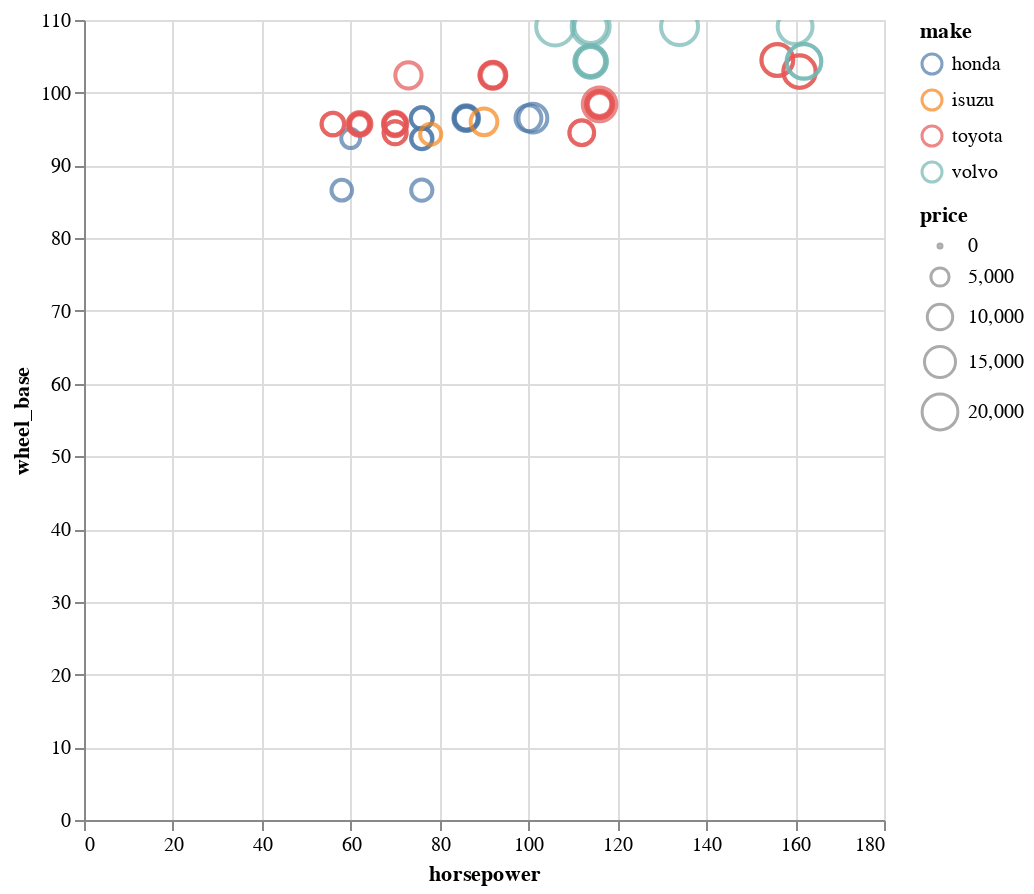

Notebook code cell kept with this figure:
### Code cell
# altair
scatter = alt.Chart(df_cars_tmp).mark_point().encode(
    x='horsepower',
    y='wheel_base',
    color = 'make',
    size = 'price',
    tooltip=['horsepower','wheel_base','fuel_type','num_doors' ,'make', 'price']
) #Show the component when you hover your mouse over it.
scatter.properties(
    width=400,
    height=400
).interactive()

### Figure 1 — Vega-Lite specification as saved in the notebook (floating-point values rounded to 4 significant figures)
{"config": {"view": {"continuousWidth": 400, "continuousHeight": 300}}, "data": {"name": "data-69440a9d35560baee121ba910d550a0d"}, "mark": "point", "encoding": {"color": {"field": "make", "type": "nominal"}, "size": {"field": "price", "type": "quantitative"}, "tooltip": [{"field": "horsepower", "type": "quantitative"}, {"field": "wheel_base", "type": "quantitative"}, {"field": "fuel_type", "type": "nominal"}, {"field": "num_doors", "type": "nominal"}, {"field": "make", "type": "nominal"}, {"field": "price", "type": "quantitative"}], "x": {"field": "horsepower", "type": "quantitative"}, "y": {"field": "wheel_base", "type": "quantitative"}}, "height": 400, "selection": {"selector003": {"type": "interval", "bind": "scales", "encodings": ["x", "y"]}}, "width": 400, "$schema": "https://vega.github.io/schema/vega-lite/v4.17.0.json", "datasets": {"data-69440a9d35560baee121ba910d550a0d": [{"symboling": 2, "normalized_losses": 137.0, "make": "honda", "fuel_type": "gas", "aspiration": "std", "num_doors": "two", "body_style": "hatchback", "drive_wheels": "fwd", "engine_location": "front", "wheel_base": 86.6, "length": 144.6, "width": 63.9, "height": 50.8, "curb_weight": 1713, "engine_type": "ohc", "num_cylinders": "four", "engine_size": 92, "fuel_system": "1bbl", "bore": 2.91, "stroke": 3.41, "compression_ratio": 9.6, "horsepower": 58.0, "peak_rpm": 4800.0, "city_mpg": 49, "highway_mpg": 54, "price": 6479.0}, {"symboling": 2, "normalized_losses": 137.0, "make": "honda", "fuel_type": "gas", "aspiration": "std", "num_doors": "two", "body_style": "hatchback", "drive_wheels": "fwd", "engine_location": "front", "wheel_base": 86.6, "length": 144.6, "width": 63.9, "height": 50.8, "curb_weight": 1819, "engine_type": "ohc", "num_cylinders": "four", "engine_size": 92, "fuel_system": "1bbl", "bore": 2.91, "stroke": 3.41, "compression_ratio": 9.2, "horsepower": 76.0, "peak_rpm": 6000.0, "city_mpg": 31, "highway_mpg": 38, "price": 6855.0}, {"symboling": 1, "normalized_losses": 101.0, "make": "honda", "fuel_type": "gas", "aspiration": "std", "num_doors": "two", "body_style": "hatchback", "drive_wheels": "fwd", "engine_location": "front", "wheel_base": 93.7, "length": 150.0, "width": 64.0, "height": 52.6, "curb_weight": 1837, "engine_type": "ohc", "num_cylinders": "four", "engine_size": 79, "fuel_system": "1bbl", "bore": 2.91, "stroke": 3.07, "compression_ratio": 10.1, "horsepower": 60.0, "peak_rpm": 5500.0, "city_mpg": 38, "highway_mpg": 42, "price": 5399.0}, {"symboling": 1, "normalized_losses": 101.0, "make": "honda", "fuel_type": "gas", "aspiration": "std", "num_doors": "two", "body_style": "hatchback", "drive_wheels": "fwd", "engine_location": "front", "wheel_base": 93.7, "length": 150.0, "width": 64.0, "height": 52.6, "curb_weight": 1940, "engine_type": "ohc", "num_cylinders": "four", "engine_size": 92, "fuel_system": "1bbl", "bore": 2.91, "stroke": 3.41, "compression_ratio": 9.2, "horsepower": 76.0, "peak_rpm": 6000.0, "city_mpg": 30, "highway_mpg": 34, "price": 6529.0}, {"symboling": 1, "normalized_losses": 101.0, "make": "honda", "fuel_type": "gas", "aspiration": "std", "num_doors": "two", "body_style": "hatchback", "drive_wheels": "fwd", "engine_location": "front", "wheel_base": 93.7, "length": 150.0, "width": 64.0, "height": 52.6, "curb_weight": 1956, "engine_type": "ohc", "num_cylinders": "four", "engine_size": 92, "fuel_system": "1bbl", "bore": 2.91, "stroke": 3.41, "compression_ratio": 9.2, "horsepower": 76.0, "peak_rpm": 6000.0, "city_mpg": 30, "highway_mpg": 34, "price": 7129.0}, {"symboling": 0, "normalized_losses": 110.0, "make": "honda", "fuel_type": "gas", "aspiration": "std", "num_doors": "four", "body_style": "sedan", "drive_wheels": "fwd", "engine_location": "front", "wheel_base": 96.5, "length": 163.4, "width": 64.0, "height": 54.5, "curb_weight": 2010, "engine_type": "ohc", "num_cylinders": "four", "engine_size": 92, "fuel_system": "1bbl", "bore": 2.91, "stroke": 3.41, "compression_ratio": 9.2, "horsepower": 76.0, "peak_rpm": 6000.0, "city_mpg": 30, "highway_mpg": 34, "price": 7295.0}, {"symboling": 0, "normalized_losses": 78.0, "make": "honda", "fuel_type": "gas", "aspiration": "std", "num_doors": "four", "body_style": "wagon", "drive_wheels": "fwd", "engine_location": "front", "wheel_base": 96.5, "length": 157.1, "width": 63.9, "height": 58.3, "curb_weight": 2024, "engine_type": "ohc", "num_cylinders": "four", "engine_size": 92, "fuel_system": "1bbl", "bore": 2.92, "stroke": 3.41, "compression_ratio": 9.2, "horsepower": 76.0, "peak_rpm": 6000.0, "city_mpg": 30, "highway_mpg": 34, "price": 7295.0}, {"symboling": 0, "normalized_losses": 106.0, "make": "honda", "fuel_type": "gas", "aspiration": "std", "num_doors": "two", "body_style": "hatchback", "drive_wheels": "fwd", "engine_location": "front", "wheel_base": 96.5, "length": 167.5, "width": 65.2, "height": 53.3, "curb_weight": 2236, "engine_type": "ohc", "num_cylinders": "four", "engine_size": 110, "fuel_system": "1bbl", "bore": 3.15, "stroke": 3.58, "compression_ratio": 9.0, "horsepower": 86.0, "peak_rpm": 5800.0, "city_mpg": 27, "highway_mpg": 33, "price": 7895.0}, {"symboling": 0, "normalized_losses": 106.0, "make": "honda", "fuel_type": "gas", "aspiration": "std", "num_doors": "two", "body_style": "hatchback", "drive_wheels": "fwd", "engine_location": "front", "wheel_base": 96.5, "length": 167.5, "width": 65.2, "height": 53.3, "curb_weight": 2289, "engine_type": "ohc", "num_cylinders": "four", "engine_size": 110, "fuel_system": "1bbl", "bore": 3.15, "stroke": 3.58, "compression_ratio": 9.0, "horsepower": 86.0, "peak_rpm": 5800.0, "city_mpg": 27, "highway_mpg": 33, "price": 9095.0}, {"symboling": 0, "normalized_losses": 85.0, "make": "honda", "fuel_type": "gas", "aspiration": "std", "num_doors": "four", "body_style": "sedan", "drive_wheels": "fwd", "engine_location": "front", "wheel_base": 96.5, "length": 175.4, "width": 65.2, "height": 54.1, "curb_weight": 2304, "engine_type": "ohc", "num_cylinders": "four", "engine_size": 110, "fuel_system": "1bbl", "bore": 3.15, "stroke": 3.58, "compression_ratio": 9.0, "horsepower": 86.0, "peak_rpm": 5800.0, "city_mpg": 27, "highway_mpg": 33, "price": 8845.0}, {"symboling": 0, "normalized_losses": 85.0, "make": "honda", "fuel_type": "gas", "aspiration": "std", "num_doors": "four", "body_style": "sedan", "drive_wheels": "fwd", "engine_location": "front", "wheel_base": 96.5, "length": 175.4, "width": 62.5, "height": 54.1, "curb_weight": 2372, "engine_type": "ohc", "num_cylinders": "four", "engine_size": 110, "fuel_system": "1bbl", "bore": 3.15, "stroke": 3.58, "compression_ratio": 9.0, "horsepower": 86.0, "peak_rpm": 5800.0, "city_mpg": 27, "highway_mpg": 33, "price": 10300.0}, {"symboling": 0, "normalized_losses": 85.0, "make": "honda", "fuel_type": "gas", "aspiration": "std", "num_doors": "four", "body_style": "sedan", "drive_wheels": "fwd", "engine_location": "front", "wheel_base": 96.5, "length": 175.4, "width": 65.2, "height": 54.1, "curb_weight": 2465, "engine_type": "ohc", "num_cylinders": "four", "engine_size": 110, "fuel_system": "mpfi", "bore": 3.15, "stroke": 3.58, "compression_ratio": 9.0, "horsepower": 101.0, "peak_rpm": 5800.0, "city_mpg": 24, "highway_mpg": 28, "price": 12940.0}, {"symboling": 1, "normalized_losses": 107.0, "make": "honda", "fuel_type": "gas", "aspiration": "std", "num_doors": "two", "body_style": "sedan", "drive_wheels": "fwd", "engine_location": "front", "wheel_base": 96.5, "length": 169.1, "width": 66.0, "height": 51.0, "curb_weight": 2293, "engine_type": "ohc", "num_cylinders": "four", "engine_size": 110, "fuel_system": "2bbl", "bore": 3.15, "stroke": 3.58, "compression_ratio": 9.1, "horsepower": 100.0, "peak_rpm": 5500.0, "city_mpg": 25, "highway_mpg": 31, "price": 10340.0}, {"symboling": 0, "normalized_losses": null, "make": "isuzu", "fuel_type": "gas", "aspiration": "std", "num_doors": "four", "body_style": "sedan", "drive_wheels": "rwd", "engine_location": "front", "wheel_base": 94.3, "length": 170.7, "width": 61.8, "height": 53.5, "curb_weight": 2337, "engine_type": "ohc", "num_cylinders": "four", "engine_size": 111, "fuel_system": "2bbl", "bore": 3.31, "stroke": 3.23, "compression_ratio": 8.5, "horsepower": 78.0, "peak_rpm": 4800.0, "city_mpg": 24, "highway_mpg": 29, "price": 6785.0}, {"symboling": 1, "normalized_losses": null, "make": "isuzu", "fuel_type": "gas", "aspiration": "std", "num_doors": "two", "body_style": "sedan", "drive_wheels": "fwd", "engine_location": "front", "wheel_base": 94.5, "length": 155.9, "width": 63.6, "height": 52.0, "curb_weight": 1874, "engine_type": "ohc", "num_cylinders": "four", "engine_size": 90, "fuel_system": "2bbl", "bore": 3.03, "stroke": 3.11, "compression_ratio": 9.6, "horsepower": 70.0, "peak_rpm": 5400.0, "city_mpg": 38, "highway_mpg": 43, "price": null}, {"symboling": 0, "normalized_losses": null, "make": "isuzu", "fuel_type": "gas", "aspiration": "std", "num_doors": "four", "body_style": "sedan", "drive_wheels": "fwd", "engine_location": "front", "wheel_base": 94.5, "length": 155.9, "width": 63.6, "height": 52.0, "curb_weight": 1909, "engine_type": "ohc", "num_cylinders": "four", "engine_size": 90, "fuel_system": "2bbl", "bore": 3.03, "stroke": 3.11, "compression_ratio": 9.6, "horsepower": 70.0, "peak_rpm": 5400.0, "city_mpg": 38, "highway_mpg": 43, "price": null}, {"symboling": 2, "normalized_losses": null, "make": "isuzu", "fuel_type": "gas", "aspiration": "std", "num_doors": "two", "body_style": "hatchback", "drive_wheels": "rwd", "engine_location": "front", "wheel_base": 96.0, "length": 172.6, "width": 65.2, "height": 51.4, "curb_weight": 2734, "engine_type": "ohc", "num_cylinders": "four", "engine_size": 119, "fuel_system": "spfi", "bore": 3.43, "stroke": 3.23, "compression_ratio": 9.2, "horsepower": 90.0, "peak_rpm": 5000.0, "city_mpg": 24, "highway_mpg": 29, "price": 11050.0}, {"symboling": 1, "normalized_losses": 87.0, "make": "toyota", "fuel_type": "gas", "aspiration": "std", "num_doors": "two", "body_style": "hatchback", "drive_wheels": "fwd", "engine_location": "front", "wheel_base": 95.7, "length": 158.7, "width": 63.6, "height": 54.5, "curb_weight": 1985, "engine_type": "ohc", "num_cylinders": "four", "engine_size": 92, "fuel_system": "2bbl", "bore": 3.05, "stroke": 3.03, "compression_ratio": 9.0, "horsepower": 62.0, "peak_rpm": 4800.0, "city_mpg": 35, "highway_mpg": 39, "price": 5348.0}, {"symboling": 1, "normalized_losses": 87.0, "make": "toyota", "fuel_type": "gas", "aspiration": "std", "num_doors": "two", "body_style": "hatchback", "drive_wheels": "fwd", "engine_location": "front", "wheel_base": 95.7, "length": 158.7, "width": 63.6, "height": 54.5, "curb_weight": 2040, "engine_type": "ohc", "num_cylinders": "four", "engine_size": 92, "fuel_system": "2bbl", "bore": 3.05, "stroke": 3.03, "compression_ratio": 9.0, "horsepower": 62.0, "peak_rpm": 4800.0, "city_mpg": 31, "highway_mpg": 38, "price": 6338.0}, {"symboling": 1, "normalized_losses": 74.0, "make": "toyota", "fuel_type": "gas", "aspiration": "std", "num_doors": "four", "body_style": "hatchback", "drive_wheels": "fwd", "engine_location": "front", "wheel_base": 95.7, "length": 158.7, "width": 63.6, "height": 54.5, "curb_weight": 2015, "engine_type": "ohc", "num_cylinders": "four", "engine_size": 92, "fuel_system": "2bbl", "bore": 3.05, "stroke": 3.03, "compression_ratio": 9.0, "horsepower": 62.0, "peak_rpm": 4800.0, "city_mpg": 31, "highway_mpg": 38, "price": 6488.0}, {"symboling": 0, "normalized_losses": 77.0, "make": "toyota", "fuel_type": "gas", "aspiration": "std", "num_doors": "four", "body_style": "wagon", "drive_wheels": "fwd", "engine_location": "front", "wheel_base": 95.7, "length": 169.7, "width": 63.6, "height": 59.1, "curb_weight": 2280, "engine_type": "ohc", "num_cylinders": "four", "engine_size": 92, "fuel_system": "2bbl", "bore": 3.05, "stroke": 3.03, "compression_ratio": 9.0, "horsepower": 62.0, "peak_rpm": 4800.0, "city_mpg": 31, "highway_mpg": 37, "price": 6918.0}, {"symboling": 0, "normalized_losses": 81.0, "make": "toyota", "fuel_type": "gas", "aspiration": "std", "num_doors": "four", "body_style": "wagon", "drive_wheels": "4wd", "engine_location": "front", "wheel_base": 95.7, "length": 169.7, "width": 63.6, "height": 59.1, "curb_weight": 2290, "engine_type": "ohc", "num_cylinders": "four", "engine_size": 92, "fuel_system": "2bbl", "bore": 3.05, "stroke": 3.03, "compression_ratio": 9.0, "horsepower": 62.0, "peak_rpm": 4800.0, "city_mpg": 27, "highway_mpg": 32, "price": 7898.0}, {"symboling": 0, "normalized_losses": 91.0, "make": "toyota", "fuel_type": "gas", "aspiration": "std", "num_doors": "four", "body_style": "wagon", "drive_wheels": "4wd", "engine_location": "front", "wheel_base": 95.7, "length": 169.7, "width": 63.6, "height": 59.1, "curb_weight": 3110, "engine_type": "ohc", "num_cylinders": "four", "engine_size": 92, "fuel_system": "2bbl", "bore": 3.05, "stroke": 3.03, "compression_ratio": 9.0, "horsepower": 62.0, "peak_rpm": 4800.0, "city_mpg": 27, "highway_mpg": 32, "price": 8778.0}, {"symboling": 0, "normalized_losses": 91.0, "make": "toyota", "fuel_type": "gas", "aspiration": "std", "num_doors": "four", "body_style": "sedan", "drive_wheels": "fwd", "engine_location": "front", "wheel_base": 95.7, "length": 166.3, "width": 64.4, "height": 53.0, "curb_weight": 2081, "engine_type": "ohc", "num_cylinders": "four", "engine_size": 98, "fuel_system": "2bbl", "bore": 3.19, "stroke": 3.03, "compression_ratio": 9.0, "horsepower": 70.0, "peak_rpm": 4800.0, "city_mpg": 30, "highway_mpg": 37, "price": 6938.0}, {"symboling": 0, "normalized_losses": 91.0, "make": "toyota", "fuel_type": "gas", "aspiration": "std", "num_doors": "four", "body_style": "hatchback", "drive_wheels": "fwd", "engine_location": "front", "wheel_base": 95.7, "length": 166.3, "width": 64.4, "height": 52.8, "curb_weight": 2109, "engine_type": "ohc", "num_cylinders": "four", "engine_size": 98, "fuel_system": "2bbl", "bore": 3.19, "stroke": 3.03, "compression_ratio": 9.0, "horsepower": 70.0, "peak_rpm": 4800.0, "city_mpg": 30, "highway_mpg": 37, "price": 7198.0}, {"symboling": 0, "normalized_losses": 91.0, "make": "toyota", "fuel_type": "diesel", "aspiration": "std", "num_doors": "four", "body_style": "sedan", "drive_wheels": "fwd", "engine_location": "front", "wheel_base": 95.7, "length": 166.3, "width": 64.4, "height": 53.0, "curb_weight": 2275, "engine_type": "ohc", "num_cylinders": "four", "engine_size": 110, "fuel_system": "idi", "bore": 3.27, "stroke": 3.35, "compression_ratio": 22.5, "horsepower": 56.0, "peak_rpm": 4500.0, "city_mpg": 34, "highway_mpg": 36, "price": 7898.0}, {"symboling": 0, "normalized_losses": 91.0, "make": "toyota", "fuel_type": "diesel", "aspiration": "std", "num_doors": "four", "body_style": "hatchback", "drive_wheels": "fwd", "engine_location": "front", "wheel_base": 95.7, "length": 166.3, "width": 64.4, "height": 52.8, "curb_weight": 2275, "engine_type": "ohc", "num_cylinders": "four", "engine_size": 110, "fuel_system": "idi", "bore": 3.27, "stroke": 3.35, "compression_ratio": 22.5, "horsepower": 56.0, "peak_rpm": 4500.0, "city_mpg": 38, "highway_mpg": 47, "price": 7788.0}, {"symboling": 0, "normalized_losses": 91.0, "make": "toyota", "fuel_type": "gas", "aspiration": "std", "num_doors": "four", "body_style": "sedan", "drive_wheels": "fwd", "engine_location": "front", "wheel_base": 95.7, "length": 166.3, "width": 64.4, "height": 53.0, "curb_weight": 2094, "engine_type": "ohc", "num_cylinders": "four", "engine_size": 98, "fuel_system": "2bbl", "bore": 3.19, "stroke": 3.03, "compression_ratio": 9.0, "horsepower": 70.0, "peak_rpm": 4800.0, "city_mpg": 38, "highway_mpg": 47, "price": 7738.0}, {"symboling": 0, "normalized_losses": 91.0, "make": "toyota", "fuel_type": "gas", "aspiration": "std", "num_doors": "four", "body_style": "hatchback", "drive_wheels": "fwd", "engine_location": "front", "wheel_base": 95.7, "length": 166.3, "width": 64.4, "height": 52.8, "curb_weight": 2122, "engine_type": "ohc", "num_cylinders": "four", "engine_size": 98, "fuel_system": "2bbl", "bore": 3.19, "stroke": 3.03, "compression_ratio": 9.0, "horsepower": 70.0, "peak_rpm": 4800.0, "city_mpg": 28, "highway_mpg": 34, "price": 8358.0}, {"symboling": 0, "normalized_losses": 91.0, "make": "toyota", "fuel_type": "gas", "aspiration": "std", "num_doors": "four", "body_style": "sedan", "drive_wheels": "fwd", "engine_location": "front", "wheel_base": 95.7, "length": 166.3, "width": 64.4, "height": 52.8, "curb_weight": 2140, "engine_type": "ohc", "num_cylinders": "four", "engine_size": 98, "fuel_system": "2bbl", "bore": 3.19, "stroke": 3.03, "compression_ratio": 9.0, "horsepower": 70.0, "peak_rpm": 4800.0, "city_mpg": 28, "highway_mpg": 34, "price": 9258.0}, {"symboling": 1, "normalized_losses": 168.0, "make": "toyota", "fuel_type": "gas", "aspiration": "std", "num_doors": "two", "body_style": "sedan", "drive_wheels": "rwd", "engine_location": "front", "wheel_base": 94.5, "length": 168.7, "width": 64.0, "height": 52.6, "curb_weight": 2169, "engine_type": "ohc", "num_cylinders": "four", "engine_size": 98, "fuel_system": "2bbl", "bore": 3.19, "stroke": 3.03, "compression_ratio": 9.0, "horsepower": 70.0, "peak_rpm": 4800.0, "city_mpg": 29, "highway_mpg": 34, "price": 8058.0}, {"symboling": 1, "normalized_losses": 168.0, "make": "toyota", "fuel_type": "gas", "aspiration": "std", "num_doors": "two", "body_style": "hatchback", "drive_wheels": "rwd", "engine_location": "front", "wheel_base": 94.5, "length": 168.7, "width": 64.0, "height": 52.6, "curb_weight": 2204, "engine_type": "ohc", "num_cylinders": "four", "engine_size": 98, "fuel_system": "2bbl", "bore": 3.19, "stroke": 3.03, "compression_ratio": 9.0, "horsepower": 70.0, "peak_rpm": 4800.0, "city_mpg": 29, "highway_mpg": 34, "price": 8238.0}, {"symboling": 1, "normalized_losses": 168.0, "make": "toyota", "fuel_type": "gas", "aspiration": "std", "num_doors": "two", "body_style": "sedan", "drive_wheels": "rwd", "engine_location": "front", "wheel_base": 94.5, "length": 168.7, "width": 64.0, "height": 52.6, "curb_weight": 2265, "engine_type": "dohc", "num_cylinders": "four", "engine_size": 98, "fuel_system": "mpfi", "bore": 3.24, "stroke": 3.08, "compression_ratio": 9.4, "horsepower": 112.0, "peak_rpm": 6600.0, "city_mpg": 26, "highway_mpg": 29, "price": 9298.0}, {"symboling": 1, "normalized_losses": 168.0, "make": "toyota", "fuel_type": "gas", "aspiration": "std", "num_doors": "two", "body_style": "hatchback", "drive_wheels": "rwd", "engine_location": "front", "wheel_base": 94.5, "length": 168.7, "width": 64.0, "height": 52.6, "curb_weight": 2300, "engine_type": "dohc", "num_cylinders": "four", "engine_size": 98, "fuel_system": "mpfi", "bore": 3.24, "stroke": 3.08, "compression_ratio": 9.4, "horsepower": 112.0, "peak_rpm": 6600.0, "city_mpg": 26, "highway_mpg": 29, "price": 9538.0}, {"symboling": 2, "normalized_losses": 134.0, "make": "toyota", "fuel_type": "gas", "aspiration": "std", "num_doors": "two", "body_style": "hardtop", "drive_wheels": "rwd", "engine_location": "front", "wheel_base": 98.4, "length": 176.2, "width": 65.6, "height": 52.0, "curb_weight": 2540, "engine_type": "ohc", "num_cylinders": "four", "engine_size": 146, "fuel_system": "mpfi", "bore": 3.62, "stroke": 3.5, "compression_ratio": 9.3, "horsepower": 116.0, "peak_rpm": 4800.0, "city_mpg": 24, "highway_mpg": 30, "price": 8449.0}, {"symboling": 2, "normalized_losses": 134.0, "make": "toyota", "fuel_type": "gas", "aspiration": "std", "num_doors": "two", "body_style": "hardtop", "drive_wheels": "rwd", "engine_location": "front", "wheel_base": 98.4, "length": 176.2, "width": 65.6, "height": 52.0, "curb_weight": 2536, "engine_type": "ohc", "num_cylinders": "four", "engine_size": 146, "fuel_system": "mpfi", "bore": 3.62, "stroke": 3.5, "compression_ratio": 9.3, "horsepower": 116.0, "peak_rpm": 4800.0, "city_mpg": 24, "highway_mpg": 30, "price": 9639.0}, {"symboling": 2, "normalized_losses": 134.0, "make": "toyota", "fuel_type": "gas", "aspiration": "std", "num_doors": "two", "body_style": "hatchback", "drive_wheels": "rwd", "engine_location": "front", "wheel_base": 98.4, "length": 176.2, "width": 65.6, "height": 52.0, "curb_weight": 2551, "engine_type": "ohc", "num_cylinders": "four", "engine_size": 146, "fuel_system": "mpfi", "bore": 3.62, "stroke": 3.5, "compression_ratio": 9.3, "horsepower": 116.0, "peak_rpm": 4800.0, "city_mpg": 24, "highway_mpg": 30, "price": 9989.0}, {"symboling": 2, "normalized_losses": 134.0, "make": "toyota", "fuel_type": "gas", "aspiration": "std", "num_doors": "two", "body_style": "hardtop", "drive_wheels": "rwd", "engine_location": "front", "wheel_base": 98.4, "length": 176.2, "width": 65.6, "height": 52.0, "curb_weight": 2679, "engine_type": "ohc", "num_cylinders": "four", "engine_size": 146, "fuel_system": "mpfi", "bore": 3.62, "stroke": 3.5, "compression_ratio": 9.3, "horsepower": 116.0, "peak_rpm": 4800.0, "city_mpg": 24, "highway_mpg": 30, "price": 11200.0}, {"symboling": 2, "normalized_losses": 134.0, "make": "toyota", "fuel_type": "gas", "aspiration": "std", "num_doors": "two", "body_style": "hatchback", "drive_wheels": "rwd", "engine_location": "front", "wheel_base": 98.4, "length": 176.2, "width": 65.6, "height": 52.0, "curb_weight": 2714, "engine_type": "ohc", "num_cylinders": "four", "engine_size": 146, "fuel_system": "mpfi", "bore": 3.62, "stroke": 3.5, "compression_ratio": 9.3, "horsepower": 116.0, "peak_rpm": 4800.0, "city_mpg": 24, "highway_mpg": 30, "price": 11550.0}, {"symboling": 2, "normalized_losses": 134.0, "make": "toyota", "fuel_type": "gas", "aspiration": "std", "num_doors": "two", "body_style": "convertible", "drive_wheels": "rwd", "engine_location": "front", "wheel_base": 98.4, "length": 176.2, "width": 65.6, "height": 53.0, "curb_weight": 2975, "engine_type": "ohc", "num_cylinders": "four", "engine_size": 146, "fuel_system": "mpfi", "bore": 3.62, "stroke": 3.5, "compression_ratio": 9.3, "horsepower": 116.0, "peak_rpm": 4800.0, "city_mpg": 24, "highway_mpg": 30, "price": 17670.0}, {"symboling": -1, "normalized_losses": 65.0, "make": "toyota", "fuel_type": "gas", "aspiration": "std", "num_doors": "four", "body_style": "sedan", "drive_wheels": "fwd", "engine_location": "front", "wheel_base": 102.4, "length": 175.6, "width": 66.5, "height": 54.9, "curb_weight": 2326, "engine_type": "ohc", "num_cylinders": "four", "engine_size": 122, "fuel_system": "mpfi", "bore": 3.31, "stroke": 3.54, "compression_ratio": 8.7, "horsepower": 92.0, "peak_rpm": 4200.0, "city_mpg": 29, "highway_mpg": 34, "price": 8948.0}, {"symboling": -1, "normalized_losses": 65.0, "make": "toyota", "fuel_type": "diesel", "aspiration": "turbo", "num_doors": "four", "body_style": "sedan", "drive_wheels": "fwd", "engine_location": "front", "wheel_base": 102.4, "length": 175.6, "width": 66.5, "height": 54.9, "curb_weight": 2480, "engine_type": "ohc", "num_cylinders": "four", "engine_size": 110, "fuel_system": "idi", "bore": 3.27, "stroke": 3.35, "compression_ratio": 22.5, "horsepower": 73.0, "peak_rpm": 4500.0, "city_mpg": 30, "highway_mpg": 33, "price": 10700.0}, {"symboling": -1, "normalized_losses": 65.0, "make": "toyota", "fuel_type": "gas", "aspiration": "std", "num_doors": "four", "body_style": "hatchback", "drive_wheels": "fwd", "engine_location": "front", "wheel_base": 102.4, "length": 175.6, "width": 66.5, "height": 53.9, "curb_weight": 2414, "engine_type": "ohc", "num_cylinders": "four", "engine_size": 122, "fuel_system": "mpfi", "bore": 3.31, "stroke": 3.54, "compression_ratio": 8.7, "horsepower": 92.0, "peak_rpm": 4200.0, "city_mpg": 27, "highway_mpg": 32, "price": 9988.0}, {"symboling": -1, "normalized_losses": 65.0, "make": "toyota", "fuel_type": "gas", "aspiration": "std", "num_doors": "four", "body_style": "sedan", "drive_wheels": "fwd", "engine_location": "front", "wheel_base": 102.4, "length": 175.6, "width": 66.5, "height": 54.9, "curb_weight": 2414, "engine_type": "ohc", "num_cylinders": "four", "engine_size": 122, "fuel_system": "mpfi", "bore": 3.31, "stroke": 3.54, "compression_ratio": 8.7, "horsepower": 92.0, "peak_rpm": 4200.0, "city_mpg": 27, "highway_mpg": 32, "price": 10900.0}, {"symboling": -1, "normalized_losses": 65.0, "make": "toyota", "fuel_type": "gas", "aspiration": "std", "num_doors": "four", "body_style": "hatchback", "drive_wheels": "fwd", "engine_location": "front", "wheel_base": 102.4, "length": 175.6, "width": 66.5, "height": 53.9, "curb_weight": 2458, "engine_type": "ohc", "num_cylinders": "four", "engine_size": 122, "fuel_system": "mpfi", "bore": 3.31, "stroke": 3.54, "compression_ratio": 8.7, "horsepower": 92.0, "peak_rpm": 4200.0, "city_mpg": 27, "highway_mpg": 32, "price": 11250.0}, {"symboling": 3, "normalized_losses": 197.0, "make": "toyota", "fuel_type": "gas", "aspiration": "std", "num_doors": "two", "body_style": "hatchback", "drive_wheels": "rwd", "engine_location": "front", "wheel_base": 102.9, "length": 183.5, "width": 67.7, "height": 52.0, "curb_weight": 2976, "engine_type": "dohc", "num_cylinders": "six", "engine_size": 171, "fuel_system": "mpfi", "bore": 3.27, "stroke": 3.35, "compression_ratio": 9.3, "horsepower": 161.0, "peak_rpm": 5200.0, "city_mpg": 20, "highway_mpg": 24, "price": 16560.0}, {"symboling": 3, "normalized_losses": 197.0, "make": "toyota", "fuel_type": "gas", "aspiration": "std", "num_doors": "two", "body_style": "hatchback", "drive_wheels": "rwd", "engine_location": "front", "wheel_base": 102.9, "length": 183.5, "width": 67.7, "height": 52.0, "curb_weight": 3016, "engine_type": "dohc", "num_cylinders": "six", "engine_size": 171, "fuel_system": "mpfi", "bore": 3.27, "stroke": 3.35, "compression_ratio": 9.3, "horsepower": 161.0, "peak_rpm": 5200.0, "city_mpg": 19, "highway_mpg": 24, "price": 16000.0}, {"symboling": -1, "normalized_losses": 90.0, "make": "toyota", "fuel_type": "gas", "aspiration": "std", "num_doors": "four", "body_style": "sedan", "drive_wheels": "rwd", "engine_location": "front", "wheel_base": 104.5, "length": 187.8, "width": 66.5, "height": 54.1, "curb_weight": 3131, "engine_type": "dohc", "num_cylinders": "six", "engine_size": 171, "fuel_system": "mpfi", "bore": 3.27, "stroke": 3.35, "compression_ratio": 9.2, "horsepower": 156.0, "peak_rpm": 5200.0, "city_mpg": 20, "highway_mpg": 24, "price": 15690.0}, {"symboling": -1, "normalized_losses": null, "make": "toyota", "fuel_type": "gas", "aspiration": "std", "num_doors": "four", "body_style": "wagon", "drive_wheels": "rwd", "engine_location": "front", "wheel_base": 104.5, "length": 187.8, "width": 66.5, "height": 54.1, "curb_weight": 3151, "engine_type": "dohc", "num_cylinders": "six", "engine_size": 161, "fuel_system": "mpfi", "bore": 3.27, "stroke": 3.35, "compression_ratio": 9.2, "horsepower": 156.0, "peak_rpm": 5200.0, "city_mpg": 19, "highway_mpg": 24, "price": 15750.0}, {"symboling": -2, "normalized_losses": 103.0, "make": "volvo", "fuel_type": "gas", "aspiration": "std", "num_doors": "four", "body_style": "sedan", "drive_wheels": "rwd", "engine_location": "front", "wheel_base": 104.3, "length": 188.8, "width": 67.2, "height": 56.2, "curb_weight": 2912, "engine_type": "ohc", "num_cylinders": "four", "engine_size": 141, "fuel_system": "mpfi", "bore": 3.78, "stroke": 3.15, "compression_ratio": 9.5, "horsepower": 114.0, "peak_rpm": 5400.0, "city_mpg": 23, "highway_mpg": 28, "price": 12940.0}, {"symboling": -1, "normalized_losses": 74.0, "make": "volvo", "fuel_type": "gas", "aspiration": "std", "num_doors": "four", "body_style": "wagon", "drive_wheels": "rwd", "engine_location": "front", "wheel_base": 104.3, "length": 188.8, "width": 67.2, "height": 57.5, "curb_weight": 3034, "engine_type": "ohc", "num_cylinders": "four", "engine_size": 141, "fuel_system": "mpfi", "bore": 3.78, "stroke": 3.15, "compression_ratio": 9.5, "horsepower": 114.0, "peak_rpm": 5400.0, "city_mpg": 23, "highway_mpg": 28, "price": 13420.0}, {"symboling": -2, "normalized_losses": 103.0, "make": "volvo", "fuel_type": "gas", "aspiration": "std", "num_doors": "four", "body_style": "sedan", "drive_wheels": "rwd", "engine_location": "front", "wheel_base": 104.3, "length": 188.8, "width": 67.2, "height": 56.2, "curb_weight": 2935, "engine_type": "ohc", "num_cylinders": "four", "engine_size": 141, "fuel_system": "mpfi", "bore": 3.78, "stroke": 3.15, "compression_ratio": 9.5, "horsepower": 114.0, "peak_rpm": 5400.0, "city_mpg": 24, "highway_mpg": 28, "price": 15980.0}, {"symboling": -1, "normalized_losses": 74.0, "make": "volvo", "fuel_type": "gas", "aspiration": "std", "num_doors": "four", "body_style": "wagon", "drive_wheels": "rwd", "engine_location": "front", "wheel_base": 104.3, "length": 188.8, "width": 67.2, "height": 57.5, "curb_weight": 3042, "engine_type": "ohc", "num_cylinders": "four", "engine_size": 141, "fuel_system": "mpfi", "bore": 3.78, "stroke": 3.15, "compression_ratio": 9.5, "horsepower": 114.0, "peak_rpm": 5400.0, "city_mpg": 24, "highway_mpg": 28, "price": 16520.0}, {"symboling": -2, "normalized_losses": 103.0, "make": "volvo", "fuel_type": "gas", "aspiration": "turbo", "num_doors": "four", "body_style": "sedan", "drive_wheels": "rwd", "engine_location": "front", "wheel_base": 104.3, "length": 188.8, "width": 67.2, "height": 56.2, "curb_weight": 3045, "engine_type": "ohc", "num_cylinders": "four", "engine_size": 130, "fuel_system": "mpfi", "bore": 3.62, "stroke": 3.15, "compression_ratio": 7.5, "horsepower": 162.0, "peak_rpm": 5100.0, "city_mpg": 17, "highway_mpg": 22, "price": 18420.0}, {"symboling": -1, "normalized_losses": 74.0, "make": "volvo", "fuel_type": "gas", "aspiration": "turbo", "num_doors": "four", "body_style": "wagon", "drive_wheels": "rwd", "engine_location": "front", "wheel_base": 104.3, "length": 188.8, "width": 67.2, "height": 57.5, "curb_weight": 3157, "engine_type": "ohc", "num_cylinders": "four", "engine_size": 130, "fuel_system": "mpfi", "bore": 3.62, "stroke": 3.15, "compression_ratio": 7.5, "horsepower": 162.0, "peak_rpm": 5100.0, "city_mpg": 17, "highway_mpg": 22, "price": 18950.0}, {"symboling": -1, "normalized_losses": 95.0, "make": "volvo", "fuel_type": "gas", "aspiration": "std", "num_doors": "four", "body_style": "sedan", "drive_wheels": "rwd", "engine_location": "front", "wheel_base": 109.1, "length": 188.8, "width": 68.9, "height": 55.5, "curb_weight": 2952, "engine_type": "ohc", "num_cylinders": "four", "engine_size": 141, "fuel_system": "mpfi", "bore": 3.78, "stroke": 3.15, "compression_ratio": 9.5, "horsepower": 114.0, "peak_rpm": 5400.0, "city_mpg": 23, "highway_mpg": 28, "price": 16840.0}, {"symboling": -1, "normalized_losses": 95.0, "make": "volvo", "fuel_type": "gas", "aspiration": "turbo", "num_doors": "four", "body_style": "sedan", "drive_wheels": "rwd", "engine_location": "front", "wheel_base": 109.1, "length": 188.8, "width": 68.8, "height": 55.5, "curb_weight": 3049, "engine_type": "ohc", "num_cylinders": "four", "engine_size": 141, "fuel_system": "mpfi", "bore": 3.78, "stroke": 3.15, "compression_ratio": 8.7, "horsepower": 160.0, "peak_rpm": 5300.0, "city_mpg": 19, "highway_mpg": 25, "price": 19040.0}, {"symboling": -1, "normalized_losses": 95.0, "make": "volvo", "fuel_type": "gas", "aspiration": "std", "num_doors": "four", "body_style": "sedan", "drive_wheels": "rwd", "engine_location": "front", "wheel_base": 109.1, "length": 188.8, "width": 68.9, "height": 55.5, "curb_weight": 3012, "engine_type": "ohcv", "num_cylinders": "six", "engine_size": 173, "fuel_system": "mpfi", "bore": 3.58, "stroke": 2.87, "compression_ratio": 8.8, "horsepower": 134.0, "peak_rpm": 5500.0, "city_mpg": 18, "highway_mpg": 23, "price": 21480.0}, {"symboling": -1, "normalized_losses": 95.0, "make": "volvo", "fuel_type": "diesel", "aspiration": "turbo", "num_doors": "four", "body_style": "sedan", "drive_wheels": "rwd", "engine_location": "front", "wheel_base": 109.1, "length": 188.8, "width": 68.9, "height": 55.5, "curb_weight": 3217, "engine_type": "ohc", "num_cylinders": "six", "engine_size": 145, "fuel_system": "idi", "bore": 3.01, "stroke": 3.4, "compression_ratio": 23.0, "horsepower": 106.0, "peak_rpm": 4800.0, "city_mpg": 26, "highway_mpg": 27, "price": 22470.0}, {"symboling": -1, "normalized_losses": 95.0, "make": "volvo", "fuel_type": "gas", "aspiration": "turbo", "num_doors": "four", "body_style": "sedan", "drive_wheels": "rwd", "engine_location": "front", "wheel_base": 109.1, "length": 188.8, "width": 68.9, "height": 55.5, "curb_weight": 3062, "engine_type": "ohc", "num_cylinders": "four", "engine_size": 141, "fuel_system": "mpfi", "bore": 3.78, "stroke": 3.15, "compression_ratio": 9.5, "horsepower": 114.0, "peak_rpm": 5400.0, "city_mpg": 19, "highway_mpg": 25, "price": 22620.0}]}}
